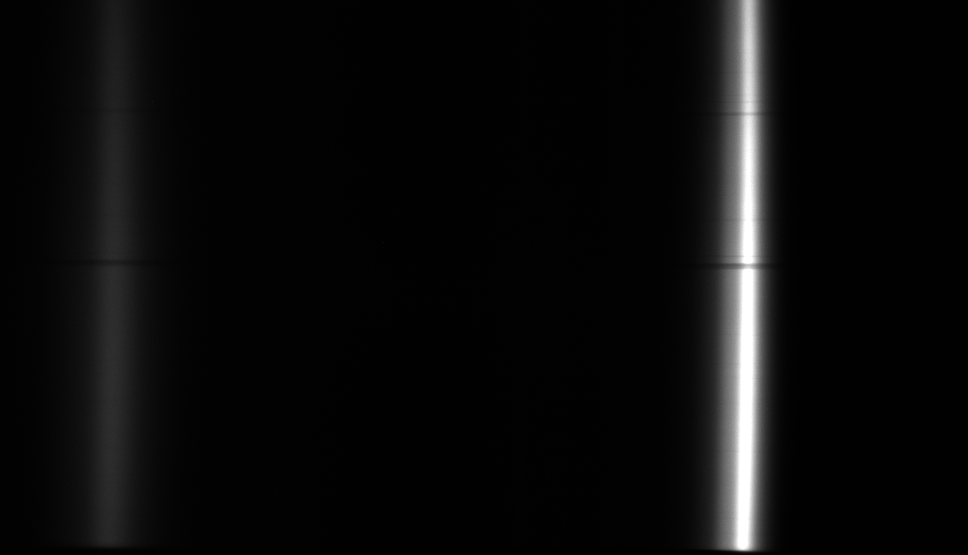
#> input picture calibration/450nmLC.png, 968 x 555 px
$ python testing_calibr.py
#> lines starting #> are read from the running program, lines starting #| are printed output that depends on the picture; long printed decimals are rounded
### calibration/wavelength_calibr.py
import numpy as np

# Calibration constants from these anchors (Left chamber)
#anchor_px = [216.0, 504.0, 600.0]. From find_peak_pixel.py
#anchor_nm = [445.48, 650.95, 724.77]. From spectraPen.py

#Used in old results:
A = 0.7241145833
B = 288.45625


def px_to_nm(px):
    "Convert pixel index → wavelength (nm)"
    return A * px + B


def nm_to_px(nm):
    "Convert wavelength (nm) → pixel index"
    return int(round((nm - B) / A))


def wavelength_axis(width):
    "Return wavelength for every pixel in the image"
    pixels = np.arange(width)
    return px_to_nm(pixels)

### calibration/testing_calibr.py
import cv2
import numpy as np
import matplotlib.pyplot as plt

from wavelength_calibr import wavelength_axis


# Load image
image = cv2.imread("450nmLC.png", cv2.IMREAD_GRAYSCALE)
#> image is the input picture: shape (555, 968); min 0, max 255, mean 11.6

if image is None:
    raise RuntimeError("Could not load image")


# Flip if needed
image = cv2.flip(image, 1)
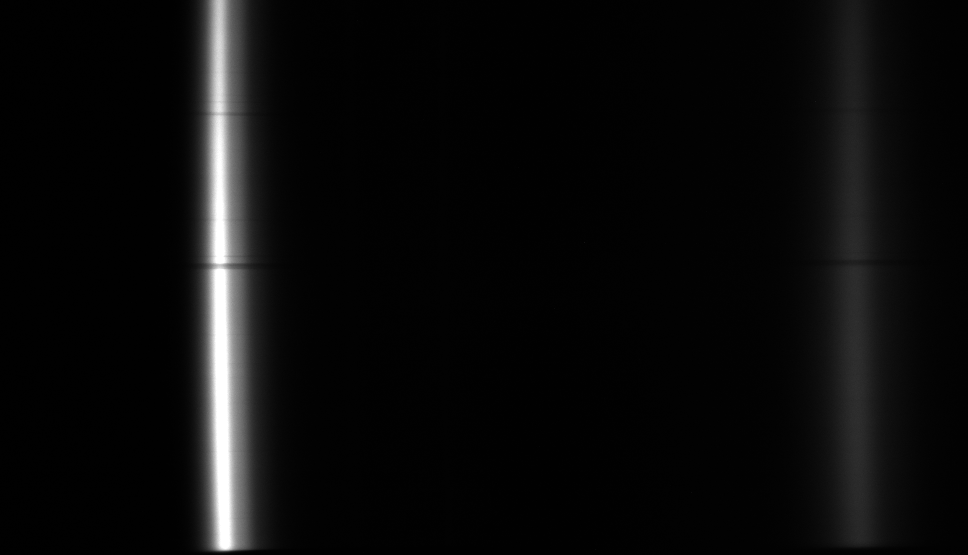
#> image: shape (555, 968); min 0, max 255, mean 11.6


# Extract middle row
height, width = image.shape
#> height = 555; width = 968
row = height // 2
#> row = 277
intensity = image[row, :].astype(float)
#> intensity = 968 values, max 255 at index 216, min 0 at index 3, mean 12.93


# Build wavelength axis
wl = wavelength_axis(width)
#> wl = 968 values from 288.5 to 988.7


# ---- Clip to 350–850 nm ----
mask = (wl >= 350) & (wl <= 850)

wl_clip = wl[mask]
#> wl_clip = 691 values from 350 to 849.6
intensity_clip = intensity[mask]
#> intensity_clip = 691 values, max 255 at index 131, min 0 at index 0, mean 13.91


# Optional: print peak
peak_px = np.argmax(intensity_clip)
#> peak_px = 131
peak_nm = wl_clip[peak_px]
#> peak_nm = 444.9

print("Peak wavelength:", peak_nm)
#| Peak wavelength: 444.865


# Plot
plt.plot(wl_clip, intensity_clip)

plt.xlabel("Wavelength (nm)")
plt.ylabel("Intensity")
plt.title("Camera spectrum – 450 nm LED")

plt.grid(True)
plt.xlim(350, 850)

plt.show()
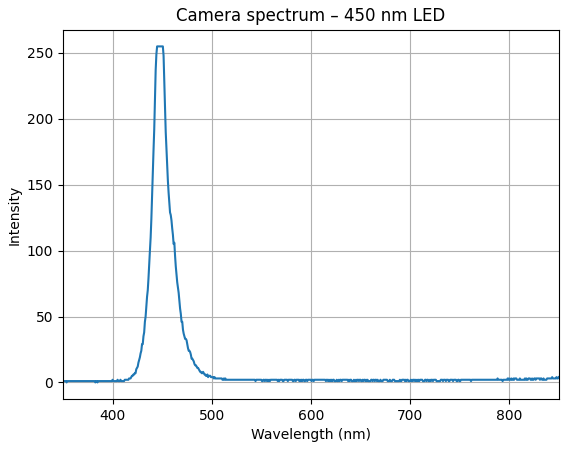
#> figure drawn by matplotlib, 1 panel; curve peaks at x = 444.9, y = 255

$ run again, with calibration/735nmLC.png copied over calibration/450nmLC.png
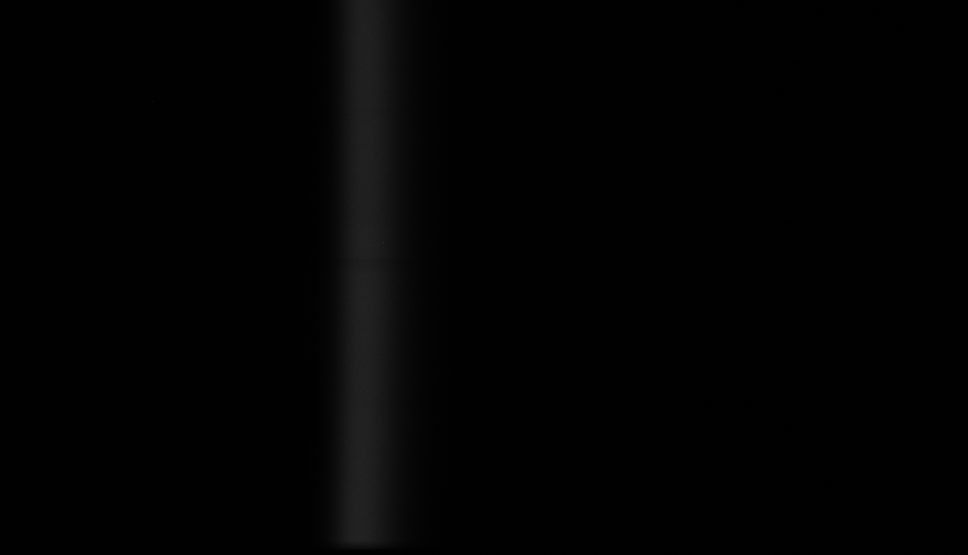
#> input picture calibration/735nmLC.png, 968 x 555 px
#> image is the input picture: shape (555, 968); min 0, max 41, mean 2.5
#> `image = cv2.flip(image, 1)`:
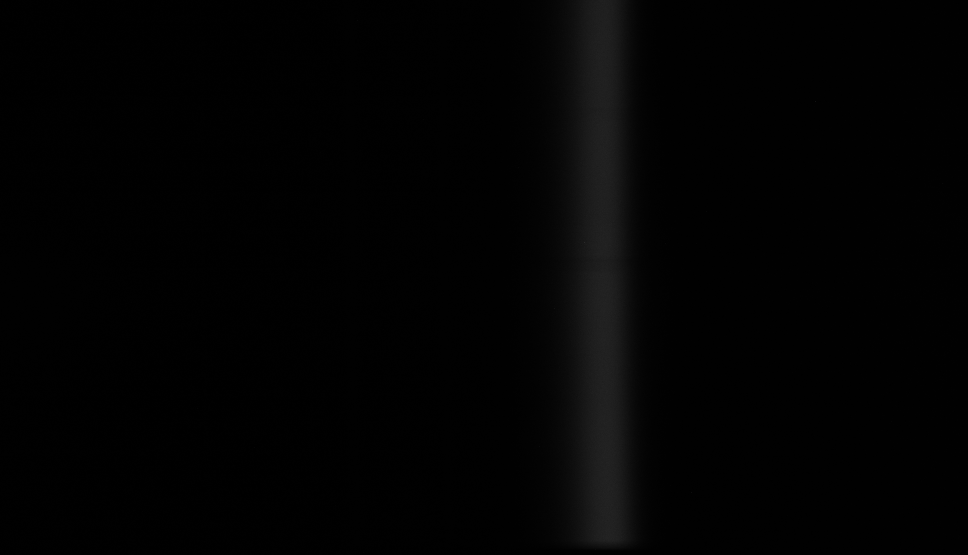
#> image: shape (555, 968); min 0, max 41, mean 2.5
#> intensity = 968 values, max 34 at index 600, min 0 at index 18, mean 2.73
#> intensity_clip = 691 values, max 34 at index 515, min 0 at index 5, mean 3.42
#> peak_px = 515
#> peak_nm = 722.9
#| Peak wavelength: 722.925
#> `plt.show()`:
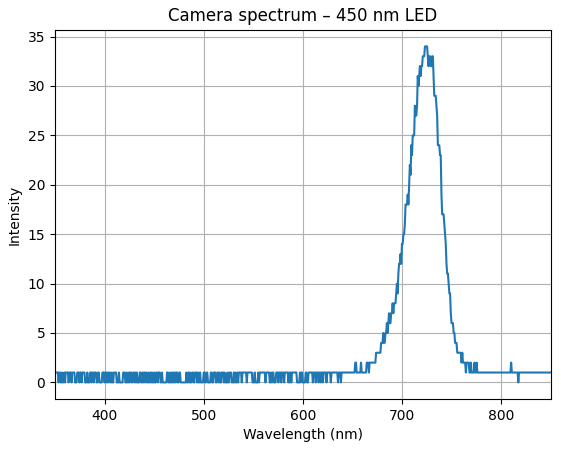
#> figure drawn by matplotlib, 1 panel; curve peaks at x = 722.9, y = 34

$ run again, with calibration/5700K30int.png copied over calibration/450nmLC.png
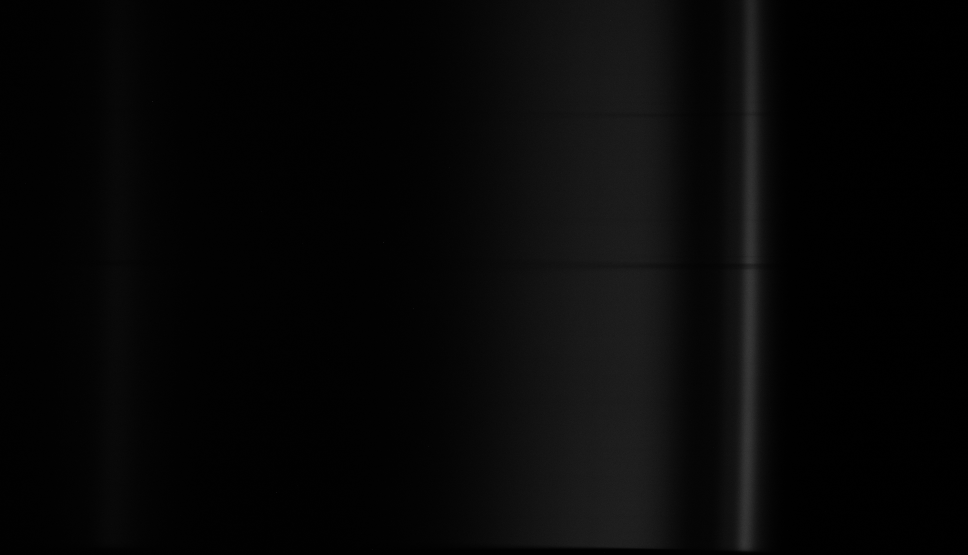
#> input picture calibration/5700K30int.png, 968 x 555 px
#> image is the input picture: shape (555, 968); min 0, max 56, mean 7.1
#> `image = cv2.flip(image, 1)`:
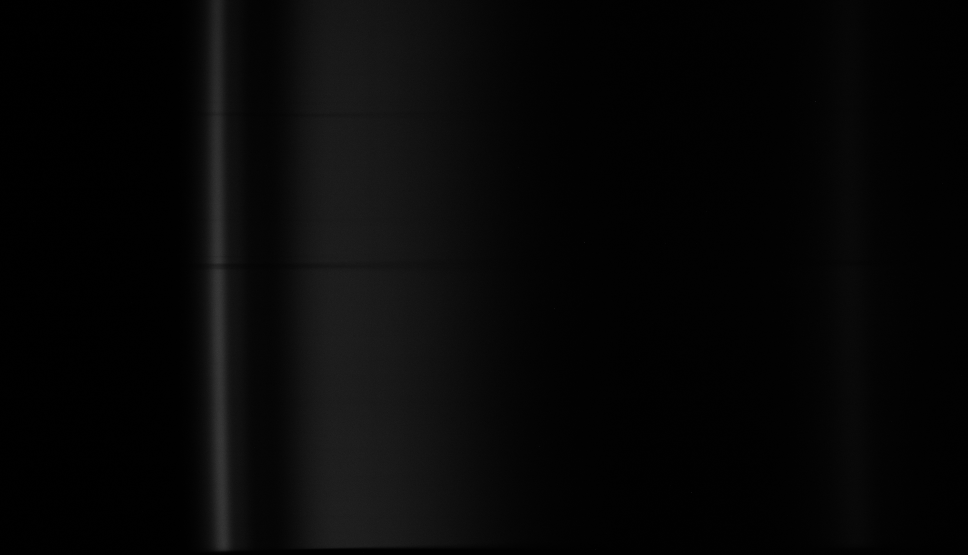
#> image: shape (555, 968); min 0, max 56, mean 7.1
#> intensity = 968 values, max 52 at index 217, min 0 at index 13, mean 7.73
#> intensity_clip = 691 values, max 52 at index 132, min 0 at index 0, mean 9.63
#> peak_px = 132
#> peak_nm = 445.6
#| Peak wavelength: 445.589
#> `plt.show()`:
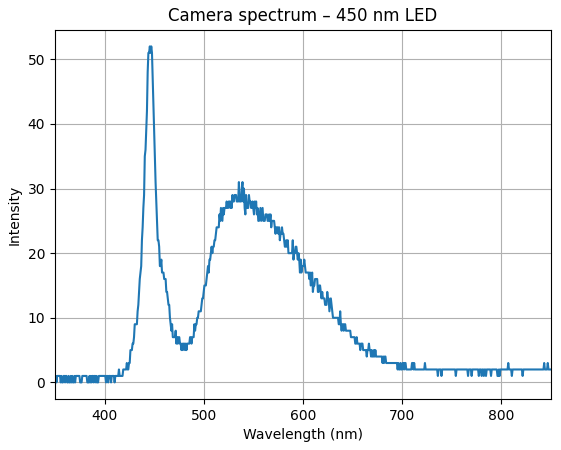
#> figure drawn by matplotlib, 1 panel; curve peaks at x = 445.6, y = 52

$ run again, with calibration/660nmLC30int.png copied over calibration/450nmLC.png
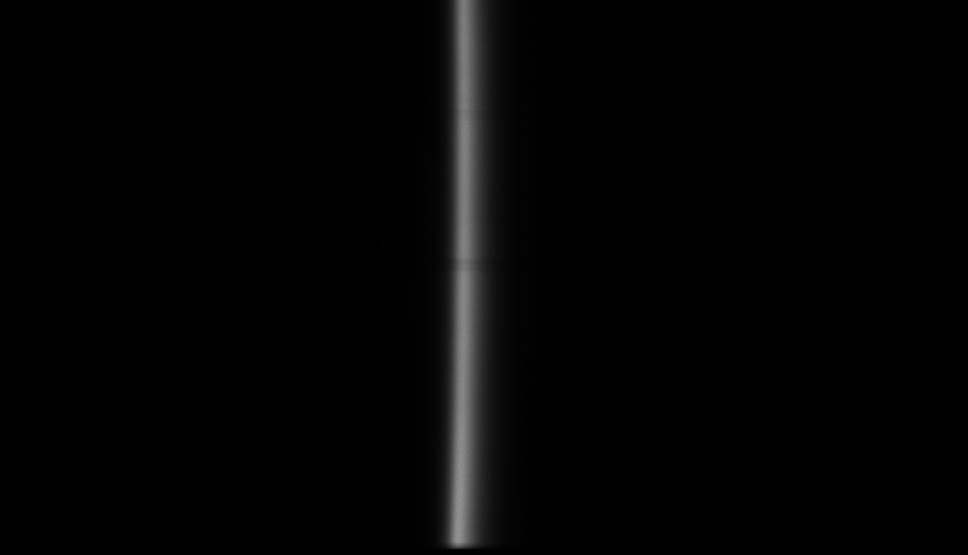
#> input picture calibration/660nmLC30int.png, 968 x 555 px
#> image is the input picture: shape (555, 968); min 0, max 149, mean 3.9
#> `image = cv2.flip(image, 1)`:
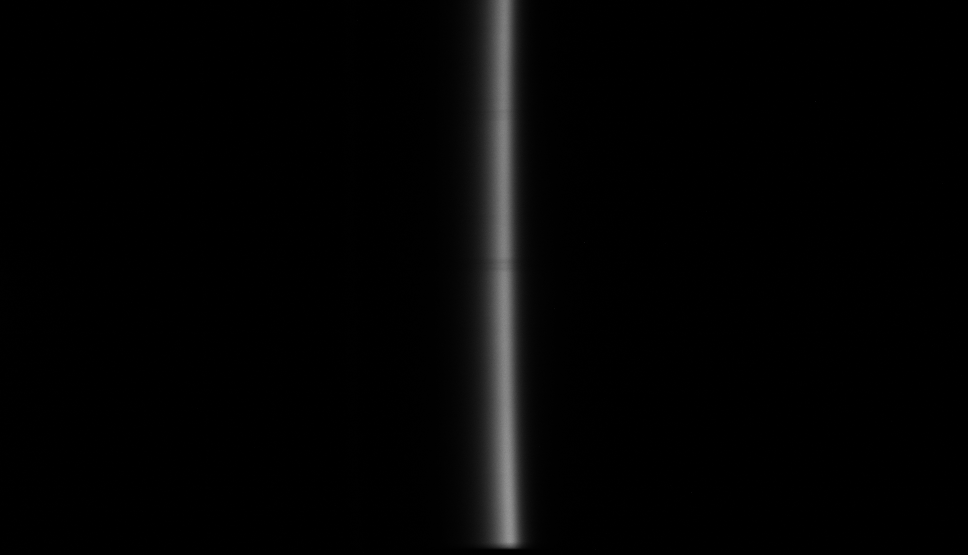
#> image: shape (555, 968); min 0, max 149, mean 3.9
#> intensity = 968 values, max 135 at index 504, min 0 at index 2, mean 4.21
#> intensity_clip = 691 values, max 135 at index 419, min 0 at index 1, mean 5.77
#> peak_px = 419
#> peak_nm = 653.4
#| Peak wavelength: 653.410
#> `plt.show()`:
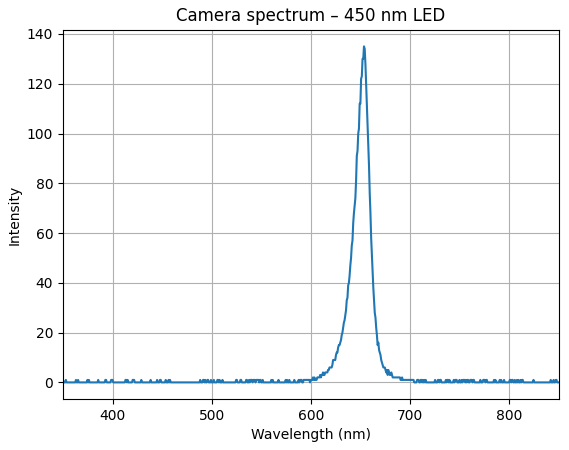
#> figure drawn by matplotlib, 1 panel; curve peaks at x = 653.4, y = 135
